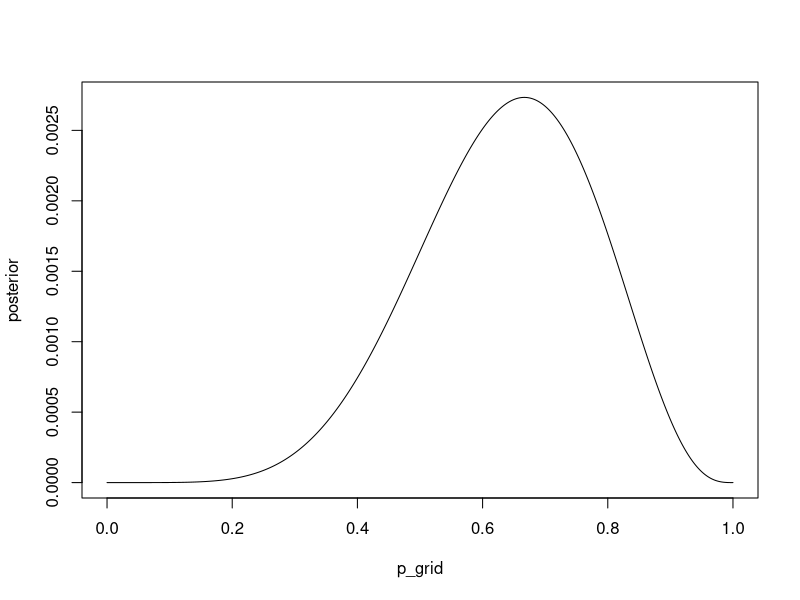

The R script that drew this image: (Note: this script raises an error after producing the figure.)
## ---- chunk 1
p_grid <- seq( from=0 , to=1 , length.out=1000 )
prior <- rep( 1 , 1000 )
likelihood <- dbinom( 6 , size=9 , prob=p_grid )
posterior <- likelihood * prior
posterior <- posterior / sum(posterior)
set.seed(3)
samples <- sample( p_grid , prob=posterior , size=1e4 , replace=TRUE )
plot(x = p_grid, y = posterior, type = "l")

## ---- chunk 2
length(samples[samples < .2]) / length(samples)
## ---- chunk 3
mean(samples > .8)
## ---- chunk 4
length(samples[samples > .2 & samples < .8])/length(samples)
## ---- chunk 5
quantile(samples, probs = .2)
## ---- chunk 6
quantile(samples, probs = .8)
## ---- chunk 7
HPDI(samples, prob = .66)

## ---- chunk 8
PI(samples, prob = .66)
## ---- chunk 9
p_grid = seq(from = 0, to = 1, length.out = 1000)
prob_p = rep(1, 1000) # flat prior
prob_data <- dbinom(8, size = 15, prob = p_grid)
posterior = prob_data / sum(prob_data)
plot(x = p_grid, y = posterior, type = 'l')
## ---- chunk 10
samples <- sample(p_grid, prob = posterior, size = 10000, replace = TRUE)
HPDI(samples, prob = .9)

## ---- chunk 11
w = rbinom(1e4, size = 15, prob = samples)
length(w[w == 8]) / length(w)
## ---- chunk 12
w = rbinom(1e4, size = 9, prob = samples)
length(w[w == 6]) / length(w)
## ---- chunk 13
p_grid = seq(from = 0, to = 1, length.out = 1000)
prior = ifelse(p_grid < .5, 0, 1)

likelihood <- dbinom(8, size = 15, prob = p_grid)
posterior = likelihood * prior
posterior <- posterior / sum(posterior)
plot(x = p_grid, y = posterior, type = 'l')

## ---- chunk 14

samples <- sample(p_grid, prob = posterior, size = 10000, replace = TRUE)
HPDI(samples, prob = .9)
## ---- chunk 15
w = rbinom(1e4, size = 15, prob = samples)
length(w[w == 8]) / length(w)
## ---- chunk 16
w = rbinom(1e4, size = 9, prob = samples)
length(w[w == 6]) / length(w)

## ---- chunk 17
birth1 <- c(1,0,0,0,1,1,0,1,0,1,0,0,1,1,0,1,1,0,0,0,1,0,0,0,1,0,
0,0,0,1,1,1,0,1,0,1,1,1,0,1,0,1,1,0,1,0,0,1,1,0,1,0,0,0,0,0,0,0,
1,1,0,1,0,0,1,0,0,0,1,0,0,1,1,1,1,0,1,0,1,1,1,1,1,0,0,1,0,1,1,0,
1,0,1,1,1,0,1,1,1,1)
## ---- chunk 18
birth2 <- c(0,1,0,1,0,1,1,1,0,0,1,1,1,1,1,0,0,1,1,1,0,0,1,1,1,0,
1,1,1,0,1,1,1,0,1,0,0,1,1,1,1,0,0,1,0,1,1,1,1,1,1,1,1,1,1,1,1,1,
1,1,1,0,1,1,0,1,1,0,1,1,1,0,0,0,0,0,0,1,0,0,0,1,1,0,0,1,0,0,1,1,
0,0,0,1,1,1,0,0,0,0)
## ---- chunk 19
data(homeworkch3)
## ---- chunk 20
sum(birth1) + sum(birth2)
## ---- chunk 21
p_grid = seq(0,1, length.out = 1000)
# assume uniform prior probability of 50%
allbirths = append(birth1, birth2)
prior = rep(1, 1000)

# compute the likelihood of the data for 1000 different possible values of p
# what is the likelihood of seeing x boys born, out of size births, 
# assuming probability p of birthing a boy?
likelihood = dbinom(sum(allbirths), size = length(allbirths), prob = p_grid)

posterior = likelihood * prior
posterior = posterior / sum(posterior)

plot(x = p_grid, y = posterior, type = 'l')
## ---- chunk 22
p_grid[which.max(posterior)]
## ---- chunk 23
samples <- sample(p_grid, prob = posterior, size = 10000, replace = TRUE)
HPDI(samples, c(.5 , .89, .97))

## ---- chunk 24
w = rbinom(n = 10000, size = 200, prob = samples)
dens(w)
abline(v = sum(allbirths), col = "blue")
## ---- chunk 25

p_grid = seq(0,1, length.out = 1000)

prior = rep(1, 1000)
likelihood = dbinom(sum(birth1), size = length(birth1), prob = p_grid)

posterior = likelihood * prior
posterior = posterior / sum(posterior)

samples = sample(p_grid, prob = posterior, size = 1000, replace = TRUE)

w = rbinom(n = 10000, size = 100, prob = samples)
dens(w)
abline(v = sum(birth1), col = "blue")
## ---- chunk 26
female_first = which(birth1 == 0, arr.ind = TRUE ) # 49 female first borns
second_births = birth2[female_first] # 39 births of boys following girls

# next we simulate 49 births, 10,000 times

w = rbinom(10000, 49, prob = samples)
dens(w)
abline(v = 39, col = 'blue')
